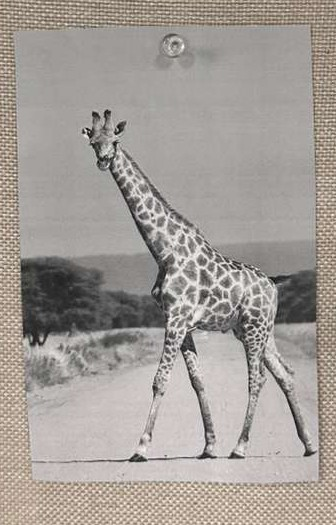
#> input picture sift_feature_analysis/images/1.jpeg, 336 x 525 px
$ jupyter execute grad_feature_matching.ipynb
#> lines starting #> are read from the running program, lines starting #| are printed output that depends on the picture
[cell 1]
import cv2 as cv
import numpy as np

# Load image and convert to grayscale
img = cv.imread('./images/1.jpeg')
#> img is the input picture: shape (525, 336, 3); mean B, G, R 151.1, 156.5, 163
gray = cv.cvtColor(img, cv.COLOR_BGR2GRAY)

# Initialize SIFT with tuned parameters
sift_tuned = cv.SIFT_create(
    contrastThreshold=0.09,
    edgeThreshold=20,
    sigma=2
)

# Detect keypoints
keypoints_tuned = sift_tuned.detect(gray, None)
#> keypoints_tuned = 509 keypoints; strongest (x, y, size): (233, 456, 5), (115, 144, 3.4), (308, 453, 5.2), (205, 455, 5.8)

# Draw detected blobs/keypoints
output_image_tuned = cv.drawKeypoints(
    img,
    keypoints_tuned,
    None,
    flags=cv.DRAW_MATCHES_FLAGS_DRAW_RICH_KEYPOINTS
)
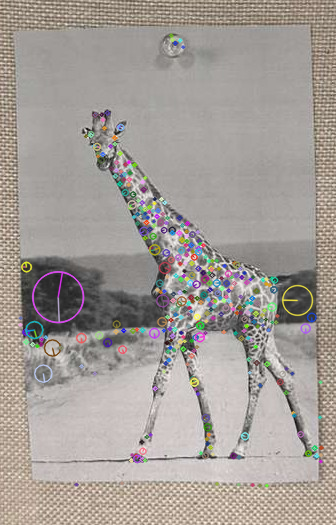
#> output_image_tuned: shape (525, 336, 3); mean B, G, R 151.5, 156.5, 163.1

# Show results
cv.imshow('SIFT Keypoints (Tuned Parameters)', output_image_tuned)
cv.waitKey(0)
cv.destroyAllWindows()

print(f"Detected {len(keypoints_tuned)} keypoints")
#| Detected 509 keypoints

[cell 2]
import cv2 as cv
import numpy as np

# Load images
image1 = cv.imread('./images/1.jpeg')
image2 = cv.imread('./images/2.jpeg')
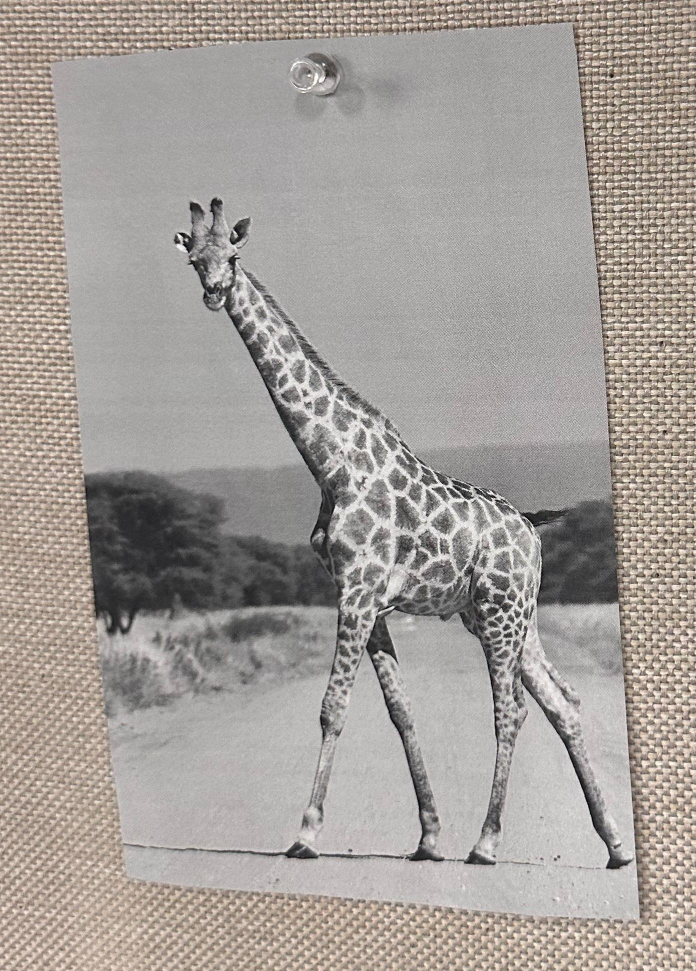
#> input picture sift_feature_analysis/images/2.jpeg, 1392 x 1942 px (shown at 1/2 size)
#> image2 is the input picture: shape (1942, 1392, 3); mean B, G, R 152.7, 157.7, 163.7

# Resize both to same width (keep aspect ratio)
target_width = 800
scale1 = target_width / image1.shape[1]
#> scale1 = 2.38
scale2 = target_width / image2.shape[1]
#> scale2 = 0.575
image1 = cv.resize(image1, (target_width, int(image1.shape[0] * scale1)))
image2 = cv.resize(image2, (target_width, int(image2.shape[0] * scale2)))
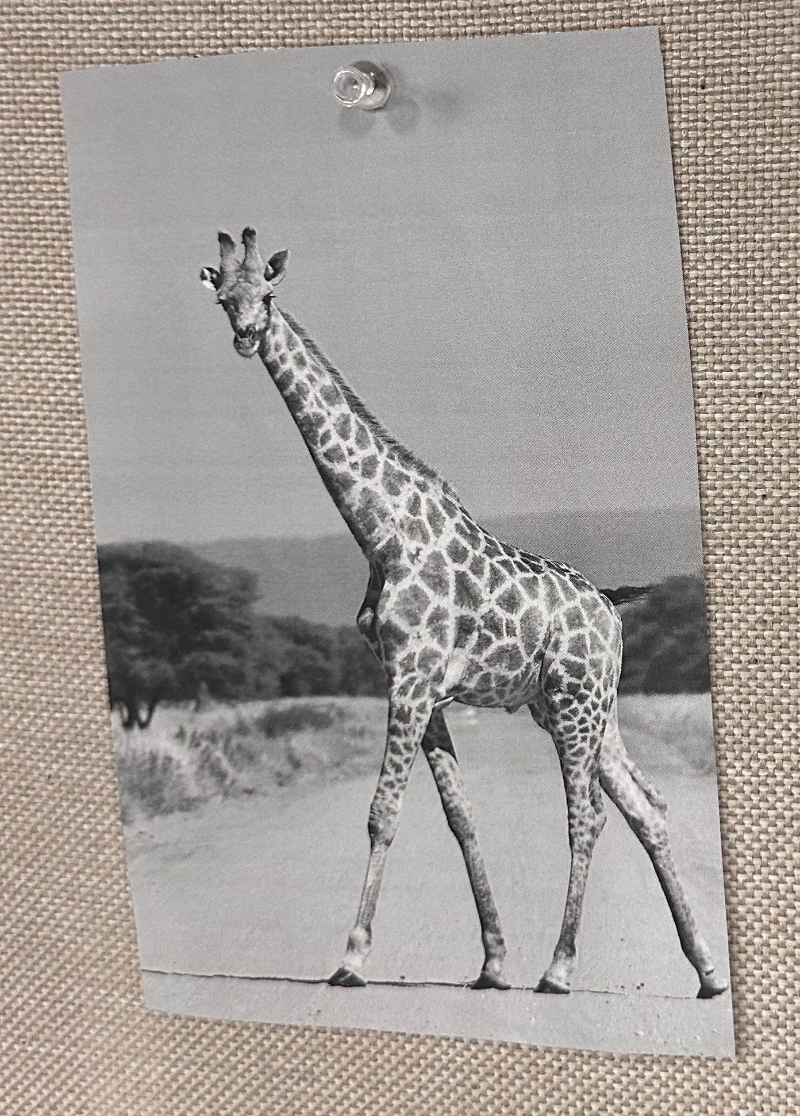
#> image2: shape (1116, 800, 3); mean B, G, R 152.5, 157.6, 163.5

# Initialize SIFT
sift = cv.SIFT_create(
    contrastThreshold=0.09,
    edgeThreshold=20,
    sigma=2
)

# Detect and compute keypoints/descriptors
keypoints1, descriptors1 = sift.detectAndCompute(image1, None)
#> keypoints1 = 1853 keypoints; strongest (x, y, size): (733, 1079, 12.4), (488, 1084, 13.9), (273, 342, 8.1), (326, 1091, 17.2)
keypoints2, descriptors2 = sift.detectAndCompute(image2, None)
#> keypoints2 = 7117 keypoints; strongest (x, y, size): (207, 272, 3.2), (209, 269, 3.1), (707, 992, 11.8), (564, 567, 3.1)

print(f"Image1: {len(keypoints1)} keypoints, Image2: {len(keypoints2)} keypoints")
#| Image1: 1853 keypoints, Image2: 7117 keypoints

# Brute-force matcher
bf = cv.BFMatcher(cv.NORM_L2, crossCheck=True)
matches = bf.match(descriptors1, descriptors2)
#> matches = 1064 matches

# Sort by distance (lower = better)
matches = sorted(matches, key=lambda x: x.distance)

# Draw top 50 matches
matched_img = cv.drawMatches(
    image1, keypoints1,
    image2, keypoints2,
    matches[:50], None,
    flags=cv.DrawMatchesFlags_NOT_DRAW_SINGLE_POINTS
)
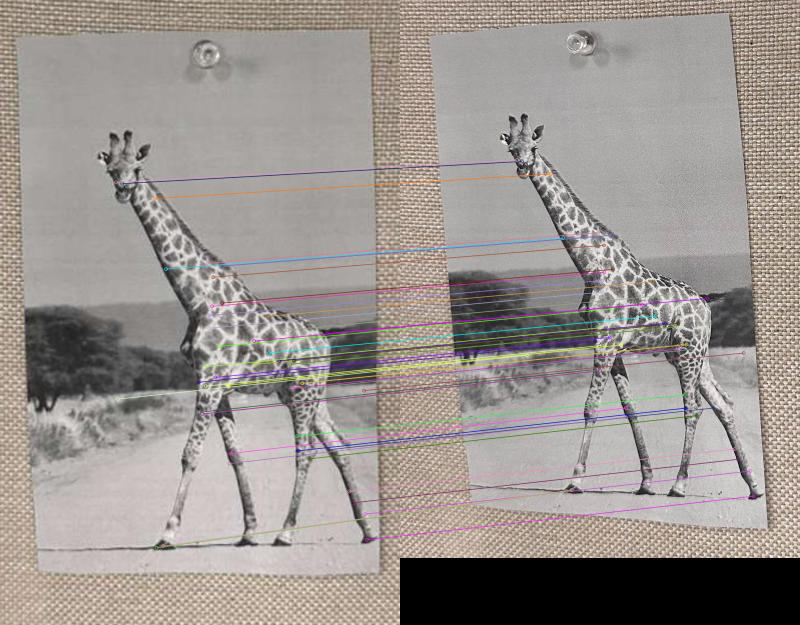
#> matched_img: shape (1250, 1600, 3) (shown at 1/2 size); mean B, G, R 143.5, 147.9, 154.4

cv.imshow('Top 50 SIFT Matches', matched_img)
cv.waitKey(0)
cv.destroyAllWindows()
